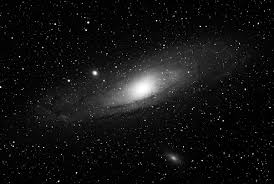
#> input picture images (1).jpeg, 274 x 184 px, found by its file name
$ jupyter execute --allow-errors 1.ipynb
#> lines starting #> are read from the running program, lines starting #| are printed output that depends on the picture
[cell 1]
import cv2
import numpy as np

[cell 2]
img=cv2.imread(r"C:\Users\Lenovo\OneDrive\Desktop\dataScience\Open CV\images (1).jpeg")
#> img is the input picture: shape (184, 274, 3); min 0, max 255, mean 18.5
img=cv2.resize(img,(700,500))
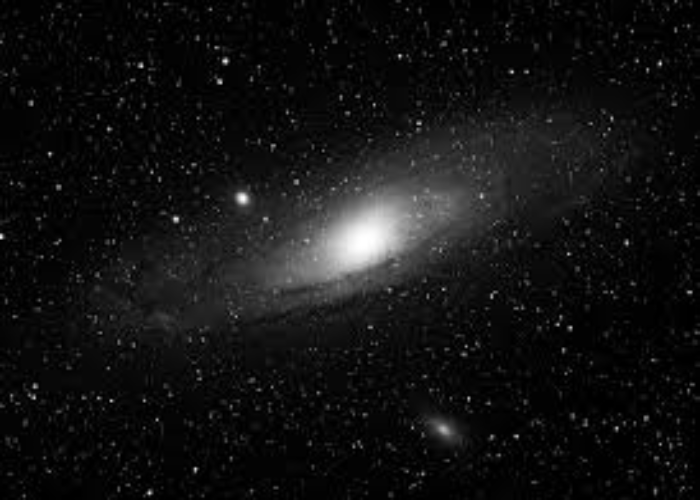
#> img: shape (500, 700, 3); min 0, max 255, mean 18.4

[cell 3]
cv2.imshow("galaxy",img)
#> (the rest of this cell did not finish here and is left out)

[cell 4]
#making kernel
m=np.ones((15,15),np.int8)
m

[cell 5]
# errosion
er=cv2.erode(img,m,1)
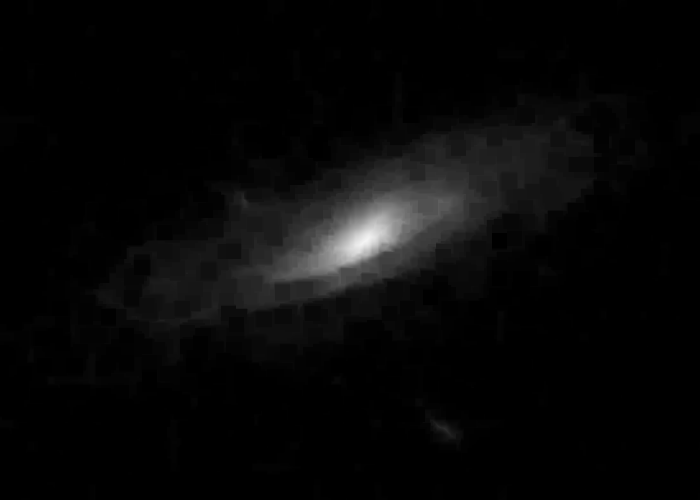
#> er: shape (500, 700, 3); min 0, max 244, mean 7.8

[cell 6]
#dilate
di=cv2.dilate(img,m,1)
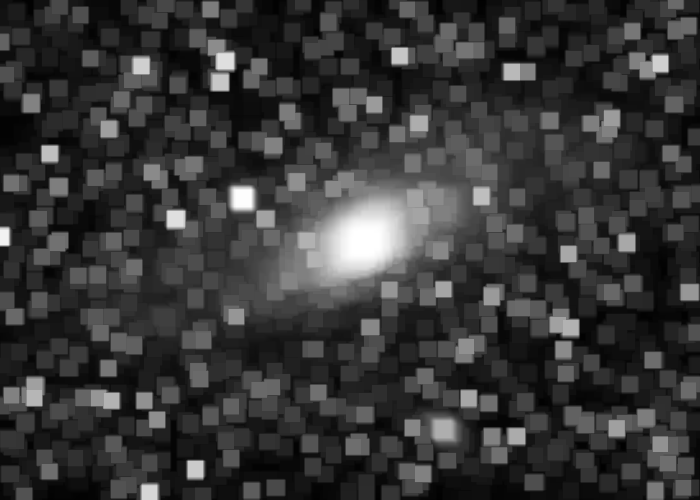
#> di: shape (500, 700, 3); min 1, max 255, mean 55.2

[cell 7]
##opening
op=cv2.morphologyEx(img,cv2.MORPH_OPEN,m,1)
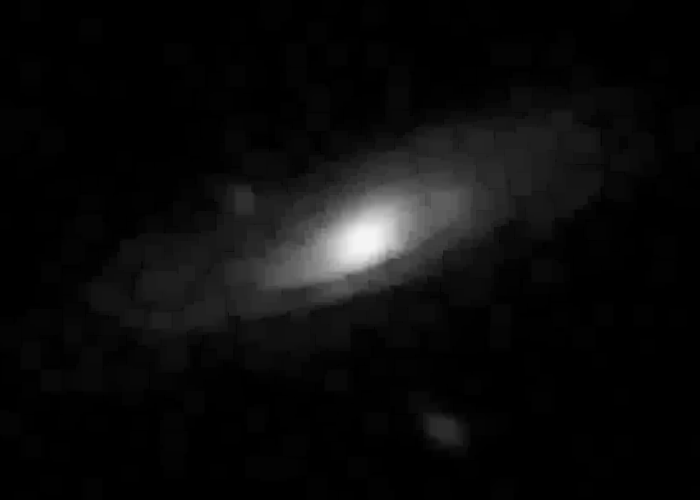
#> op: shape (500, 700, 3); min 0, max 244, mean 11.4

[cell 8]
#colseing
cl=cv2.morphologyEx(img,cv2.MORPH_CLOSE,m,1)
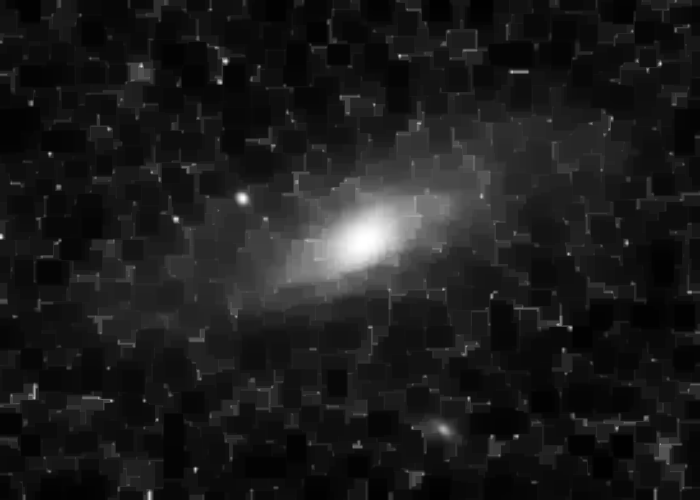
#> cl: shape (500, 700, 3); min 1, max 255, mean 27.3

[cell 9]
#gradient
grad=cv2.morphologyEx(img,cv2.MORPH_GRADIENT,m,1)
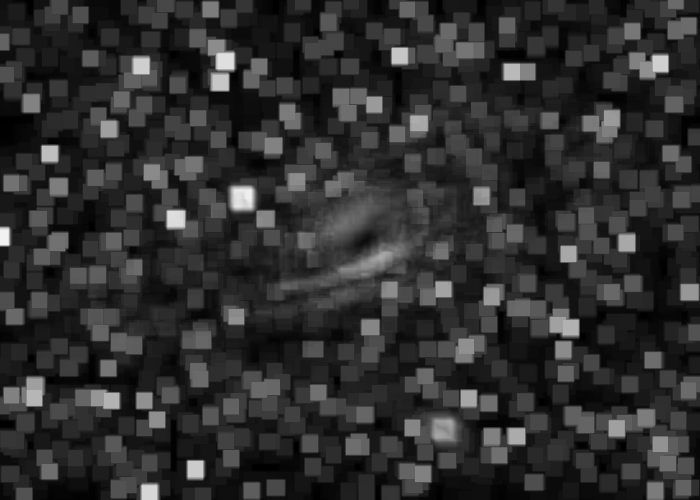
#> grad: shape (500, 700, 3); min 0, max 242, mean 47.4

[cell 10]
#top hat/white hat
th=cv2.morphologyEx(img,cv2.MORPH_TOPHAT,m,1)
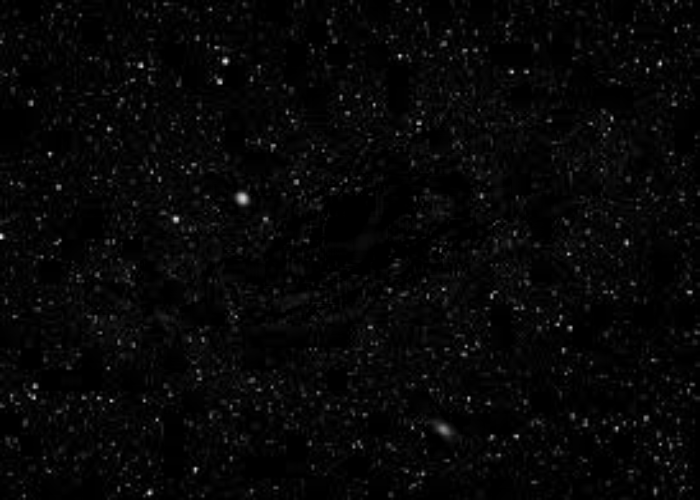
#> th: shape (500, 700, 3); min 0, max 242, mean 7

[cell 11]
#black hat'
bh=cv2.morphologyEx(img,cv2.MORPH_BLACKHAT,m,1)
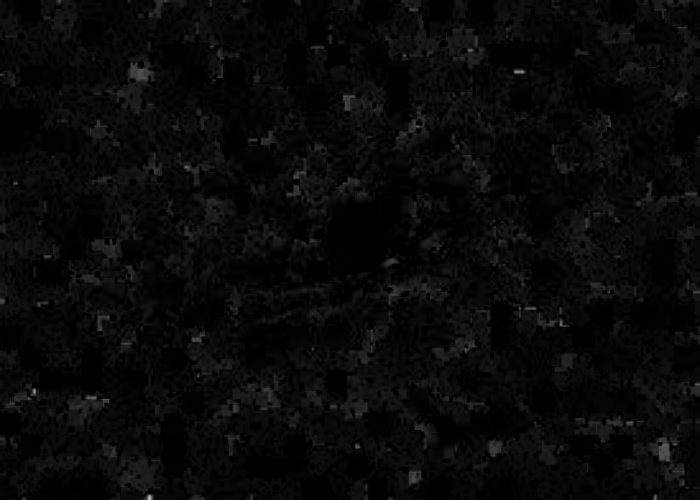
#> bh: shape (500, 700, 3); min 0, max 213, mean 8.9
